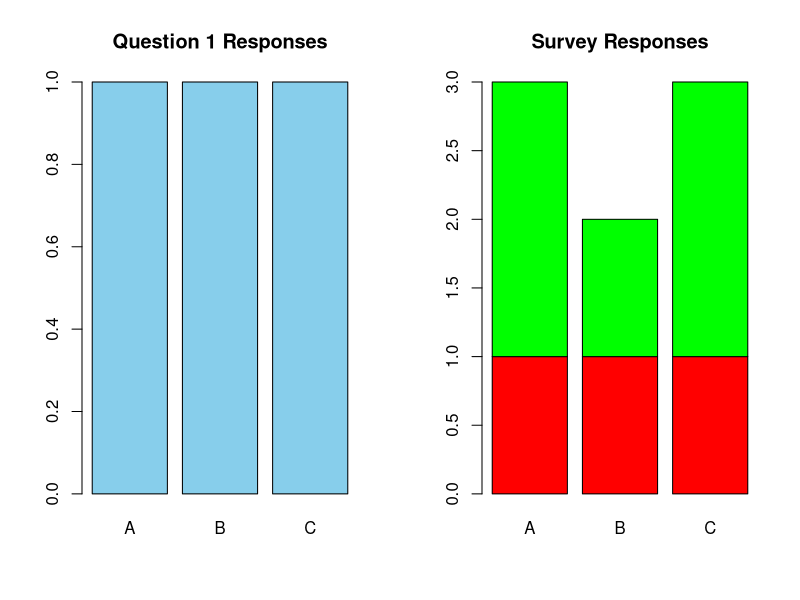

This figure's R source:
survey <- data.frame(
  Q1=c("A","B","C"),
  Q2=c("B","A","A"),
  Q3=c("C","D","B")
)

par(mfrow=c(1,2))

# Grouped Bar Chart
barplot(table(survey$Q1),
        col="skyblue",
        main="Question 1 Responses")

# Stacked Bar Chart
response <- rbind(
  table(survey$Q1),
  table(survey$Q2)
)

barplot(response,
        col=c("red","green"),
        main="Survey Responses")

par(mfrow=c(1,1))

# Table
print(survey)
